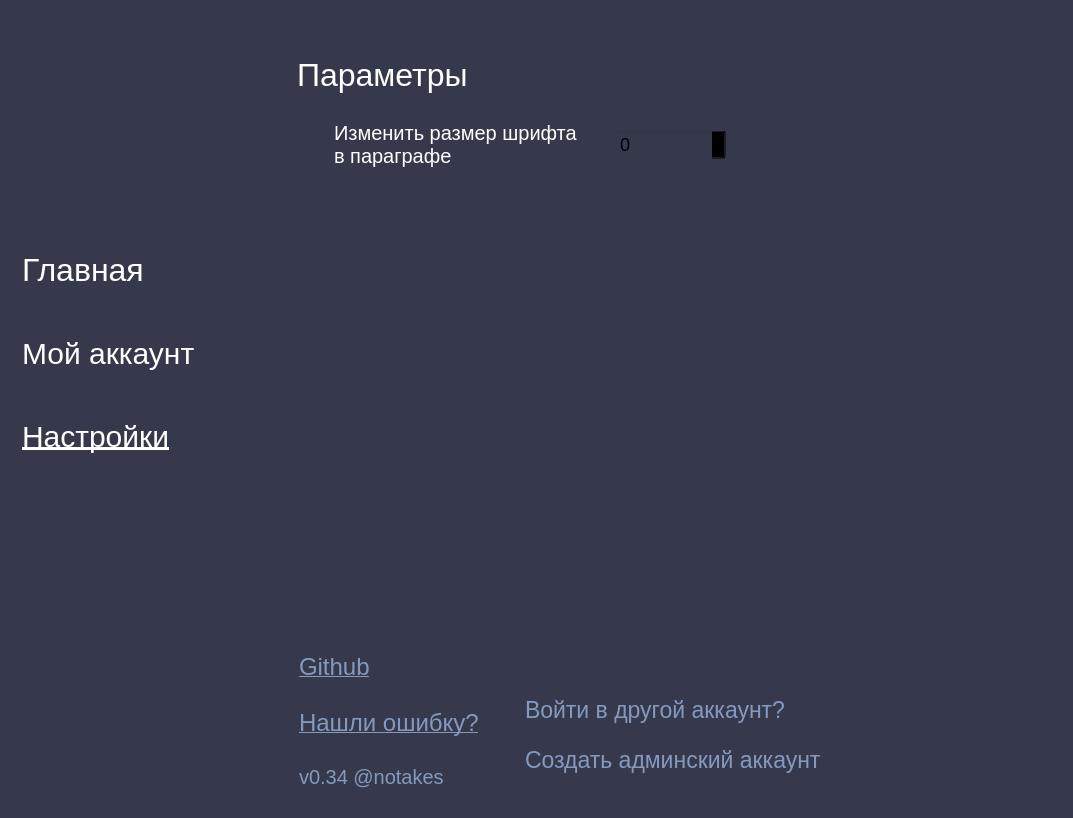
<?xml version="1.0" encoding="UTF-8"?>
<ui version="4.0">
 <class>MainWindow</class>
 <widget class="QMainWindow" name="MainWindow">
  <property name="geometry">
   <rect>
    <x>0</x>
    <y>0</y>
    <width>1073</width>
    <height>818</height>
   </rect>
  </property>
  <property name="cursor">
   <cursorShape>ArrowCursor</cursorShape>
  </property>
  <property name="windowTitle">
   <string>MainWindow</string>
  </property>
  <property name="styleSheet">
   <string notr="true">background-color:rgb(54, 57, 76);</string>
  </property>
  <widget class="QWidget" name="centralwidget">
   <property name="styleSheet">
    <string notr="true">QFrame, QPushButton{
border:none;}
QPushButton:hover{text-decoration:underline}</string>
   </property>
   <layout class="QHBoxLayout" name="horizontalLayout">
    <item alignment="Qt::AlignTop">
     <widget class="QFrame" name="frame">
      <property name="minimumSize">
       <size>
        <width>0</width>
        <height>500</height>
       </size>
      </property>
      <property name="maximumSize">
       <size>
        <width>250</width>
        <height>1000</height>
       </size>
      </property>
      <property name="frameShape">
       <enum>QFrame::StyledPanel</enum>
      </property>
      <property name="frameShadow">
       <enum>QFrame::Raised</enum>
      </property>
      <layout class="QVBoxLayout" name="verticalLayout">
       <item>
        <widget class="QLabel" name="logo">
         <property name="maximumSize">
          <size>
           <width>144</width>
           <height>144</height>
          </size>
         </property>
         <property name="text">
          <string/>
         </property>
        </widget>
       </item>
       <item>
        <widget class="QPushButton" name="ToMain">
         <property name="styleSheet">
          <string notr="true">background:transparent;
color:white;
font-size:32px;
padding-left:4%;
text-align:left;
</string>
         </property>
         <property name="text">
          <string>Главная</string>
         </property>
         <attribute name="buttonGroup">
          <string notr="true">change_window</string>
         </attribute>
        </widget>
       </item>
       <item>
        <widget class="QPushButton" name="ToAccount">
         <property name="styleSheet">
          <string notr="true">background:transparent;
word-break:break-word;
color:white;
font-size:30px;
padding-left:4%;
text-align:left;</string>
         </property>
         <property name="text">
          <string>Мой аккаунт</string>
         </property>
         <attribute name="buttonGroup">
          <string notr="true">change_window</string>
         </attribute>
        </widget>
       </item>
       <item>
        <widget class="QPushButton" name="ToSettings">
         <property name="styleSheet">
          <string notr="true">background:transparent;
word-break:break-word;
color:white;
font-size:30px;
padding-left:4%;
text-align:left;
text-decoration:underline;</string>
         </property>
         <property name="text">
          <string>Настройки</string>
         </property>
         <attribute name="buttonGroup">
          <string notr="true">change_window</string>
         </attribute>
        </widget>
       </item>
      </layout>
     </widget>
    </item>
    <item>
     <widget class="QFrame" name="frame_3">
      <property name="minimumSize">
       <size>
        <width>500</width>
        <height>800</height>
       </size>
      </property>
      <property name="maximumSize">
       <size>
        <width>800</width>
        <height>1500</height>
       </size>
      </property>
      <property name="styleSheet">
       <string notr="true">background:transparent;</string>
      </property>
      <property name="frameShape">
       <enum>QFrame::StyledPanel</enum>
      </property>
      <property name="frameShadow">
       <enum>QFrame::Raised</enum>
      </property>
      <widget class="QSpinBox" name="text_size">
       <property name="geometry">
        <rect>
         <x>350</x>
         <y>120</y>
         <width>111</width>
         <height>31</height>
        </rect>
       </property>
       <property name="styleSheet">
        <string notr="true">font-size:18px;</string>
       </property>
      </widget>
      <widget class="QLabel" name="label">
       <property name="geometry">
        <rect>
         <x>60</x>
         <y>110</y>
         <width>271</width>
         <height>51</height>
        </rect>
       </property>
       <property name="styleSheet">
        <string notr="true">background:transparent;
color:white;
font-size:20px;
padding-left:4%;</string>
       </property>
       <property name="text">
        <string>Изменить размер шрифта 
в параграфе</string>
       </property>
      </widget>
      <widget class="QLabel" name="label_2">
       <property name="geometry">
        <rect>
         <x>20</x>
         <y>40</y>
         <width>191</width>
         <height>51</height>
        </rect>
       </property>
       <property name="styleSheet">
        <string notr="true">background:transparent;
color:white;
font-size:32px;
padding-left:4%;
text-align:left;
</string>
       </property>
       <property name="text">
        <string>Параметры</string>
       </property>
      </widget>
      <widget class="QTextBrowser" name="textBrowser">
       <property name="geometry">
        <rect>
         <x>30</x>
         <y>640</y>
         <width>201</width>
         <height>161</height>
        </rect>
       </property>
       <property name="styleSheet">
        <string notr="true">color:white;
font-size:20px;</string>
       </property>
       <property name="html">
        <string>&lt;!DOCTYPE HTML PUBLIC &quot;-//W3C//DTD HTML 4.0//EN&quot; &quot;http://www.w3.org/TR/REC-html40/strict.dtd&quot;&gt;
&lt;html&gt;&lt;head&gt;&lt;meta name=&quot;qrichtext&quot; content=&quot;1&quot; /&gt;&lt;style type=&quot;text/css&quot;&gt;
p, li { white-space: pre-wrap; }
&lt;/style&gt;&lt;/head&gt;&lt;body style=&quot; font-family:'MS Shell Dlg 2'; font-size:20px; font-weight:400; font-style:normal;&quot;&gt;
&lt;p style=&quot; margin-top:0px; margin-bottom:0px; margin-left:0px; margin-right:0px; -qt-block-indent:0; text-indent:0px;&quot;&gt;&lt;a href=&quot;https://github.com/NotAKes/frog.study&quot;&gt;&lt;span style=&quot; font-size:18pt; text-decoration: underline; color:#8499bd;&quot;&gt;Github&lt;/span&gt;&lt;/a&gt;&lt;/p&gt;
&lt;p style=&quot;-qt-paragraph-type:empty; margin-top:0px; margin-bottom:0px; margin-left:0px; margin-right:0px; -qt-block-indent:0; text-indent:0px; font-size:18pt; text-decoration: underline; color:#8499bd;&quot;&gt;&lt;br /&gt;&lt;/p&gt;
&lt;p style=&quot; margin-top:0px; margin-bottom:0px; margin-left:0px; margin-right:0px; -qt-block-indent:0; text-indent:0px;&quot;&gt;&lt;a href=&quot;https://github.com/NotAKes/frog.study/issues&quot;&gt;&lt;span style=&quot; font-size:18pt; text-decoration: underline; color:#8499bd;&quot;&gt;Нашли ошибку?&lt;/span&gt;&lt;/a&gt;&lt;/p&gt;
&lt;p style=&quot;-qt-paragraph-type:empty; margin-top:0px; margin-bottom:0px; margin-left:0px; margin-right:0px; -qt-block-indent:0; text-indent:0px; font-size:18pt; text-decoration: underline; color:#8499bd;&quot;&gt;&lt;br /&gt;&lt;/p&gt;
&lt;p style=&quot; margin-top:0px; margin-bottom:0px; margin-left:0px; margin-right:0px; -qt-block-indent:0; text-indent:0px;&quot;&gt;&lt;span style=&quot; font-size:20px; color:#8499bd;&quot;&gt;v0.34 @notakes&lt;/span&gt;&lt;/p&gt;&lt;/body&gt;&lt;/html&gt;</string>
       </property>
      </widget>
      <widget class="QPushButton" name="login_again">
       <property name="geometry">
        <rect>
         <x>260</x>
         <y>680</y>
         <width>291</width>
         <height>41</height>
        </rect>
       </property>
       <property name="styleSheet">
        <string notr="true">color:rgb(132, 153, 189);
font-size:23px;
text-align:left;</string>
       </property>
       <property name="text">
        <string>Войти в другой аккаунт?</string>
       </property>
       <attribute name="buttonGroup">
        <string notr="true">change_window</string>
       </attribute>
      </widget>
      <widget class="QLabel" name="nickname">
       <property name="geometry">
        <rect>
         <x>260</x>
         <y>630</y>
         <width>291</width>
         <height>41</height>
        </rect>
       </property>
       <property name="styleSheet">
        <string notr="true">color:rgb(132, 153, 189);
font-size:23px;</string>
       </property>
       <property name="text">
        <string/>
       </property>
      </widget>
      <widget class="QPushButton" name="reg_admin_btn">
       <property name="geometry">
        <rect>
         <x>260</x>
         <y>730</y>
         <width>301</width>
         <height>41</height>
        </rect>
       </property>
       <property name="styleSheet">
        <string notr="true">color:rgb(132, 153, 189);
font-size:23px;
text-align:left;</string>
       </property>
       <property name="text">
        <string>Создать админский аккаунт</string>
       </property>
       <attribute name="buttonGroup">
        <string notr="true">change_window</string>
       </attribute>
      </widget>
     </widget>
    </item>
   </layout>
  </widget>
 </widget>
 <resources/>
 <connections/>
 <buttongroups>
  <buttongroup name="change_window"/>
 </buttongroups>
</ui>
